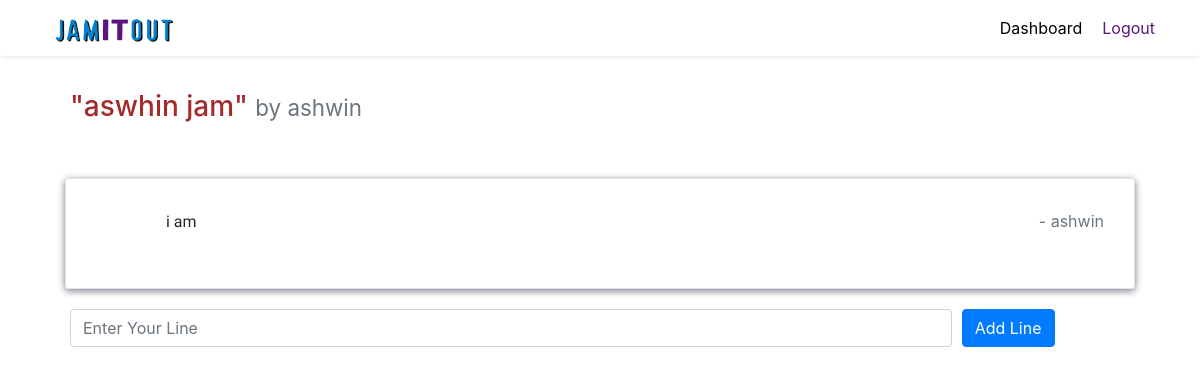
The app's page /readJam/18/ (signed in), older data.
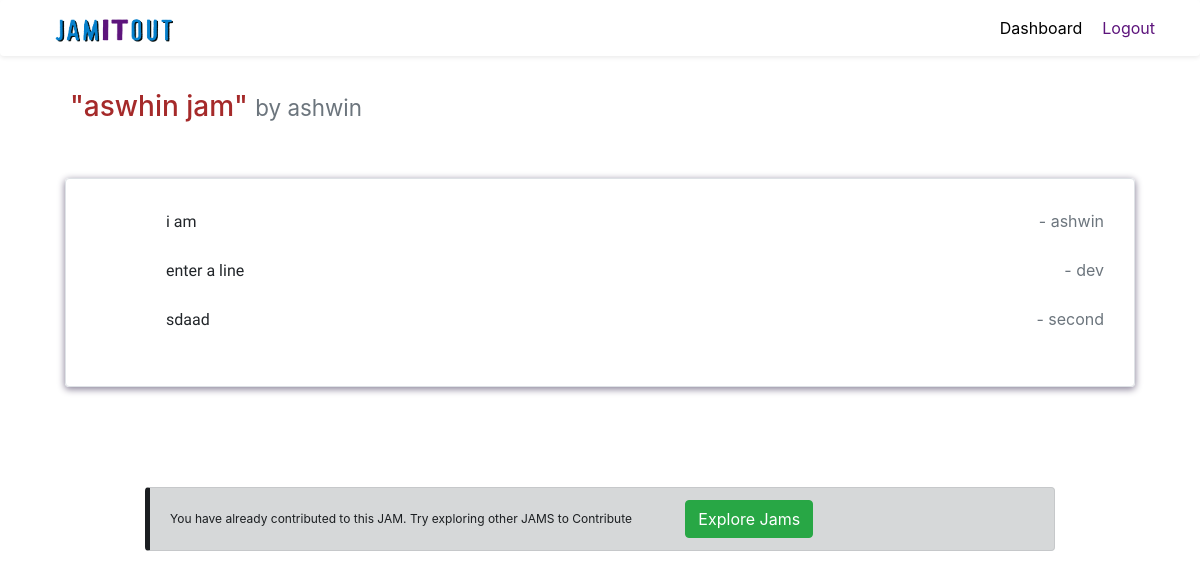
The same page, newer data.
### jam/models.py (models this page shows, shortened)
class JamLines(models.Model):
    Jamid=models.ForeignKey(Jam,on_delete=models.CASCADE,default=None)
    LineNo = models.IntegerField()
    Line = models.CharField(max_length = 100)
    Contributer = models.ForeignKey(User,on_delete = models.CASCADE)
    Date = models.DateTimeField(auto_now_add = True)

### jam/views.py (the view)
# urls.py: path('readJam/<int:jam_id>/', read_jam, name="read"),
@login_required(login_url='/login/')
def read_jam(request, jam_id):
    allowed=True
    jam = Jam.objects.get(id=jam_id)
    jamline=JamLines.objects.filter(Jamid=jam)
    last_lines=JamLines.objects.filter(Jamid=jam).last()
    if JamLines.objects.filter(Contributer=request.user,Jamid=jam).exists() or last_lines.LineNo == jam.NoLines or last_lines.LineNo==100 or jam.Status == False:
        allowed=False
    return render(request,"read-jam.html",{'jamdet':jam,'jamlines':jamline,'allowed':allowed,'line_no':last_lines.LineNo})

### jam/templates/read-jam.html (shortened to what this page needs)
<!DOCTYPE html>
{% load static %}
<html lang="en" dir="ltr">
<head>
	<link rel="stylesheet" href="https://stackpath.bootstrapcdn.com/bootstrap/4.2.1/css/bootstrap.min.css">
</head>
<body>
	<nav class="navbar navbar-expand-lg navbar-light bg-light shadow-sm bg-white rounded">
		<div class="container ">
	<a class="navbar-brand" href="#"><img src="{% static 'MyPost.png' %}" style="width:120px;height:25px;margin-left:10px;" alt="JamItOut-logo"></a>
	<div class="collapse navbar-collapse" id="navbarNav">
		{% if request.user.is_authenticated %}
		<ul class="nav navbar-nav ml-auto">
			<li class="nav-item">
				<a class="nav-text-dark " style="color:black;margin-left:20px;" href="/dashboard/">Dashboard</a>
			</li>
			<li class="nav-item">
				<a class="nav-text-dark" style="color:#5d147c;margin-left:20px;" href="/logout/">Logout</a>
			</li>
		</ul>
		{% endif %}
	</div>
	</div>
</nav>
<div class="container margin-top:20px">
  <br>
  <div class="col-sm-12" style="margin:10px">
  <h3  style="color:brown;display:inline">"{{ jamdet.Title }}"
    <small class="text-muted"> by {{ jamdet.Creator }}  </small>
  </h3>
  </div>
  <br>
  <div class="autoclass border rounded " style="box-shadow: 0 2px 7px 0.5px #8d869b; padding:30px; margin:20px">
  {% for line in jamlines %}
      <p style="display:inline;margin-left:70px; font-family:'Margarine', cursive;">{{ line.Line }}</p>
       <span style="float:right" class="text-muted">  -  {{ line.Contributer }} </span>
       <br><br>
  {% endfor %}
  </div>
  {% if allowed %}
  <form role="form" action="/newline/" method="post">
  <div class="form-row align-items-cente" style="margin:20px">
    <div class="col-sm-10 col-xs-11" >
      <input type="text" class="form-control" maxlength="100"  name="newline"  placeholder="Enter Your Line">
    </div>
    <div class="col-sm-2 col-xs-1">
      <button type="submit" class="btn btn-primary mb-2">Add Line</button>
    </div>
  </div>
  </form>
  {% endif %}
  {% if not jamdet.Status %}
  <div class="alert alert-dark" style="margin:100px;border-left: 5px solid ">
    <p style="display:inline; font-size:12px;">This Jam is Closed by the creator. Try exploring other JAMS to Contribute </p><a type="button" style="display:inline;margin-left:50px"  class="btn btn-md btn-success" href="/displayJam/">Explore Jams</a>
  </div>
  {% elif not allowed %}
  <div class="alert alert-dark" style="margin:100px;border-left: 5px solid ">
    <p style="display:inline;font-size:12px;">You have already contributed to this JAM. Try exploring other JAMS to Contribute </p><a  style="display:inline; margin-left:50px" type="button" class="btn btn-md btn-success" href="/displayJam/">Explore Jams</a>
  </div>
  {% endif %}
</div>
  </body>
</html>

Row changes from the older to the newer data that the page shows:
added JamLines: Line "enter a line", Contributer "dev"
added JamLines: Line "sdaad", Contributer "second"
Text that changed along with them:
text no longer shown: "Add Line"
text now shown: "You have already contributed to this JAM. Try exploring other JAMS to Contribute Explore Jams"
